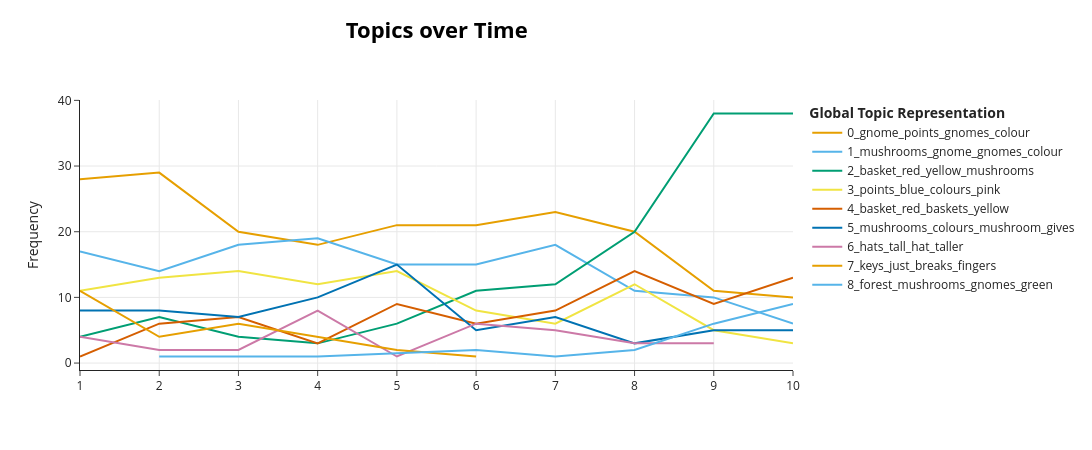

Notebook cell for this chart:
### Code cell
topics_over_time = topic_model.topics_over_time(docs, classes)
topic_model.visualize_topics_over_time(topics_over_time)

### Figure 1 — Plotly figure (JSON) as saved in the notebook; plotly's stock layout.template omitted (floating-point values rounded to 4 significant figures)
{"data": [{"hoverinfo": "text", "hovertext": ["<b>Topic 0</b><br>Words: gnome, gnomes, points, right, left", "<b>Topic 0</b><br>Words: gnome, points, gnomes, colour, brown", "<b>Topic 0</b><br>Words: points, gnome, gnomes, hat, colour", "<b>Topic 0</b><br>Words: gnome, points, gnomes, choosing, hat", "<b>Topic 0</b><br>Words: points, group, gnomes, gnome, hat", "<b>Topic 0</b><br>Words: gnome, points, gnomes, colour, hat", "<b>Topic 0</b><br>Words: points, gnome, gnomes, colours, group", "<b>Topic 0</b><br>Words: gnome, points, gnomes, colour, colours", "<b>Topic 0</b><br>Words: value, gnome, gnomes, groups, points", "<b>Topic 0</b><br>Words: gnomes, groups, groups gnomes, value, group"], "marker": {"color": "#E69F00"}, "mode": "lines", "name": "0_gnome_points_gnomes_colour", "type": "scatter", "x": [1, 2, 3, 4, 5, 6, 7, 8, 9, 10], "y": [28, 29, 20, 18, 21, 21, 23, 20, 11, 10]}, {"hoverinfo": "text", "hovertext": ["<b>Topic 1</b><br>Words: mushrooms, gnome, gnomes, ones, try", "<b>Topic 1</b><br>Words: mushrooms, gnome, gnomes, change, colour", "<b>Topic 1</b><br>Words: mushrooms, gnomes, gnome, color, higher", "<b>Topic 1</b><br>Words: mushrooms, gnome, gnomes, colour, higher", "<b>Topic 1</b><br>Words: mushrooms, gnome, gnomes, think, left", "<b>Topic 1</b><br>Words: mushrooms, gnomes, gnome, try, number", "<b>Topic 1</b><br>Words: mushrooms, gnome, gnomes, pair, higher", "<b>Topic 1</b><br>Words: mushrooms, gnome, gnomes, gives, colour", "<b>Topic 1</b><br>Words: mushrooms, gnome, gnomes, colour, group", "<b>Topic 1</b><br>Words: mushrooms, gnome, gnomes, group, colour"], "marker": {"color": "#56B4E9"}, "mode": "lines", "name": "1_mushrooms_gnome_gnomes_colour", "type": "scatter", "x": [1, 2, 3, 4, 5, 6, 7, 8, 9, 10], "y": [17, 14, 18, 19, 15, 15, 18, 11, 10, 6]}, {"hoverinfo": "text", "hovertext": ["<b>Topic 2</b><br>Words: basket, red, hat, hat gnome, yellow", "<b>Topic 2</b><br>Words: basket, red, mushrooms, gnomes, yellow", "<b>Topic 2</b><br>Words: basket, red, gnomes, mushrooms, didn", "<b>Topic 2</b><br>Words: basket, color, color basket, gnomes, mushrooms", "<b>Topic 2</b><br>Words: basket, coloured, red, yellow, mushrooms", "<b>Topic 2</b><br>Words: basket, red, yellow, gnomes, mushrooms", "<b>Topic 2</b><br>Words: basket, red, yellow, mushrooms, gnomes", "<b>Topic 2</b><br>Words: basket, red, yellow, red basket, mushrooms", "<b>Topic 2</b><br>Words: basket, red, yellow, mushrooms, red basket", "<b>Topic 2</b><br>Words: basket, red, yellow, mushrooms, red basket"], "marker": {"color": "#009E73"}, "mode": "lines", "name": "2_basket_red_yellow_mushrooms", "type": "scatter", "x": [1, 2, 3, 4, 5, 6, 7, 8, 9, 10], "y": [4, 7, 4, 3, 6, 11, 12, 20, 38, 38]}, {"hoverinfo": "text", "hovertext": ["<b>Topic 3</b><br>Words: points, pink, colours, purple, choose", "<b>Topic 3</b><br>Words: points, purple, blue, pink, brown", "<b>Topic 3</b><br>Words: points, blue, sure, random, colour", "<b>Topic 3</b><br>Words: points, colours, went, blue, just", "<b>Topic 3</b><br>Words: points, choices, change, pick, purple", "<b>Topic 3</b><br>Words: scores, colours, pink, purple, yellow", "<b>Topic 3</b><br>Words: say, orange, brown, pink, blue", "<b>Topic 3</b><br>Words: blue, points, pink, green, purple", "<b>Topic 3</b><br>Words: group, combinations, green, blue, performing", "<b>Topic 3</b><br>Words: button, score, group, stick, colours"], "marker": {"color": "#F0E442"}, "mode": "lines", "name": "3_points_blue_colours_pink", "type": "scatter", "x": [1, 2, 3, 4, 5, 6, 7, 8, 9, 10], "y": [11, 13, 14, 12, 14, 8, 6, 12, 5, 3]}, {"hoverinfo": "text", "hovertext": ["<b>Topic 4</b><br>Words: bonus, hand, left hand, right hand, previous", "<b>Topic 4</b><br>Words: baskets, basket, points, seconds, gnome", "<b>Topic 4</b><br>Words: basket, red, yellow, pattern, scoring", "<b>Topic 4</b><br>Words: basket, think, red, better red, rewarding", "<b>Topic 4</b><br>Words: basket, baskets, gnomes, points, colours", "<b>Topic 4</b><br>Words: basket, red, rounds, points, baskets", "<b>Topic 4</b><br>Words: basket, red, yellow, points, baskets", "<b>Topic 4</b><br>Words: basket, baskets, red, yellow, points", "<b>Topic 4</b><br>Words: basket, points, red, yellow, red basket", "<b>Topic 4</b><br>Words: basket, red, yellow, colour, gnomes"], "marker": {"color": "#D55E00"}, "mode": "lines", "name": "4_basket_red_baskets_yellow", "type": "scatter", "x": [1, 2, 3, 4, 5, 6, 7, 8, 9, 10], "y": [1, 6, 7, 3, 9, 6, 8, 14, 9, 13]}, {"hoverinfo": "text", "hovertext": ["<b>Topic 5</b><br>Words: mushrooms, just, good, colours, colour", "<b>Topic 5</b><br>Words: mushrooms, colours, game, change, make", "<b>Topic 5</b><br>Words: mushrooms, colours mushrooms, colours, change, times", "<b>Topic 5</b><br>Words: mushrooms, colours, mushroom, colours mushrooms, change", "<b>Topic 5</b><br>Words: mushrooms, color, colours, mushroom, gives", "<b>Topic 5</b><br>Words: mushroom, better results, gives better, gives, mushrooms", "<b>Topic 5</b><br>Words: choose, mushrooms, mushroom, colours, x1", "<b>Topic 5</b><br>Words: giving, mushrooms, colours, trick, mushrooms remember", "<b>Topic 5</b><br>Words: colours, mushrooms, key, pattern, mushroom", "<b>Topic 5</b><br>Words: color, mushrooms, key, sets, mushrooms stick"], "marker": {"color": "#0072B2"}, "mode": "lines", "name": "5_mushrooms_colours_mushroom_gives", "type": "scatter", "x": [1, 2, 3, 4, 5, 6, 7, 8, 9, 10], "y": [8, 8, 7, 10, 15, 5, 7, 3, 5, 5]}, {"hoverinfo": "text", "hovertext": ["<b>Topic 6</b><br>Words: hats, taller, hat, taller hat, tall", "<b>Topic 6</b><br>Words: hats, rewards, longer, prioritise responding time, prioritise responding", "<b>Topic 6</b><br>Words: zero, hats, pay attention colour, tall, tall hats", "<b>Topic 6</b><br>Words: hats, tall, hat, tall hats, best", "<b>Topic 6</b><br>Words: hat, tall, hat tall, hat tall brown, tall brown hat", "<b>Topic 6</b><br>Words: hats, tall, hat, tall brown, short", "<b>Topic 6</b><br>Words: hats, tall, tall hats, hat, paired", "<b>Topic 6</b><br>Words: hats, tall, good, better red, better", "<b>Topic 6</b><br>Words: hats, hat, colours, good, try"], "marker": {"color": "#CC79A7"}, "mode": "lines", "name": "6_hats_tall_hat_taller", "type": "scatter", "x": [1, 2, 3, 4, 5, 6, 7, 8, 9], "y": [4, 2, 2, 8, 1, 6, 5, 3, 3]}, {"hoverinfo": "text", "hovertext": ["<b>Topic 7</b><br>Words: keys, game, fingers, breaks, make", "<b>Topic 7</b><br>Words: hand, just, breaks, keys, game", "<b>Topic 7</b><br>Words: keys, just, easy, make, focused", "<b>Topic 7</b><br>Words: keys, time, stay focused, focused, stay", "<b>Topic 7</b><br>Words: finger, middle, make, space, right", "<b>Topic 7</b><br>Words: thumb, dont miss, slow, keys, spacebar"], "marker": {"color": "#E69F00"}, "mode": "lines", "name": "7_keys_just_breaks_fingers", "type": "scatter", "x": [1, 2, 3, 4, 5, 6], "y": [11, 4, 6, 4, 2, 1]}, {"hoverinfo": "text", "hovertext": ["<b>Topic 8</b><br>Words: forest, impact, green brown yellow, quick possible, yielded", "<b>Topic 8</b><br>Words: forest, choosing, started choosing, choose gnomes red, given choose", "<b>Topic 8</b><br>Words: tended, determine, forest, 1x, use", "<b>Topic 8</b><br>Words: forest, did, green, green yellow blue, ones gave", "<b>Topic 8</b><br>Words: forest, group, mushrooms group, gnome group, groups", "<b>Topic 8</b><br>Words: forest, mushrooms, colour gnomes, gnomes, number mushrooms", "<b>Topic 8</b><br>Words: forest, mushrooms, green, orange blue gnomes, blue gnomes", "<b>Topic 8</b><br>Words: forest, mushrooms, yellow blue, gnomes, green"], "marker": {"color": "#56B4E9"}, "mode": "lines", "name": "8_forest_mushrooms_gnomes_green", "type": "scatter", "x": [2, 3, 4, 6, 7, 8, 9, 10], "y": [1, 1, 1, 2, 1, 2, 6, 9]}], "layout": {"height": 450, "hoverlabel": {"bgcolor": "white", "font": {"family": "Rockwell", "size": 16}}, "legend": {"title": {"text": "<b>Global Topic Representation"}}, "title": {"font": {"color": "Black", "size": 22}, "text": "<b>Topics over Time</b>", "x": 0.4, "xanchor": "center", "y": 0.95, "yanchor": "top"}, "width": 1250, "xaxis": {"showgrid": true}, "yaxis": {"showgrid": true, "title": {"text": "Frequency"}}}}
